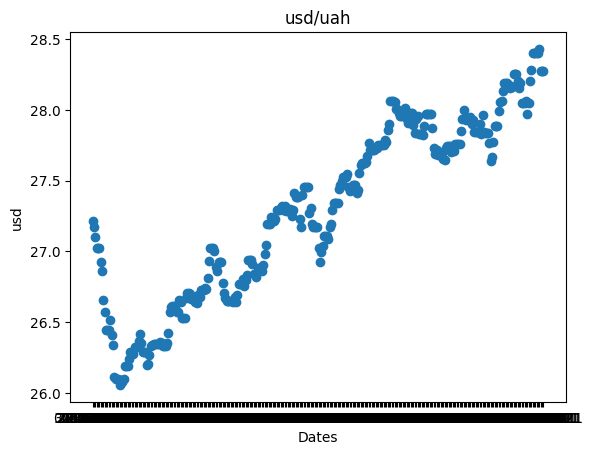

Recreate this plot in Python.
import requests
import pprint
import csv
import logging
import boto3
from botocore.exceptions import ClientError
import os
import matplotlib.pyplot as plt
import json


def make_csv():
    a = requests.get("https://bank.gov.ua/NBUStatService/v1/statdirectory/exchange?json").json()
    b = a
    keys = list(b[0].keys())
    for i in b:
        date = str(i["exchangedate"])
        cc = str(i["cc"])
        rate = str(i["rate"])
        check = '{\n  "CC": {\n    "S": "' + cc + '"\n  },\n  "date": {\n    "S": "' + date + '"\n  },\n  "rate": {\n    "N": "' + rate + '"\n  }\n}'
        print(check)
    new_dict = {}
    for i in range(len(b) - 1):
        new_dict[f"{i}"] = b[i]

    """
    for i in range(len(b) - 1):
        new_dict[f"{i}"] = b[i]
    with open("1.json", "w", encoding="utf-8") as jsonfile:
        jsonfile.write(json.dumps(new_dict))
        pprint.pprint(new_dict)
    with open("1.csv", "w", encoding="utf-8") as csvfile:
        writer = csv.writer(csvfile)
        writer.writerow(a[0].keys())
        keys = list(a[0].keys())
        for i in a:
            temp_row = []
            for j in keys:
                temp_row.append(i[j])
            writer.writerow(temp_row)
    """


def upload_file(file_name, bucket, object_name=None):
    """Upload a file to an S3 bucket

    :param file_name: File to upload
    :param bucket: Bucket to upload to
    :param object_name: S3 object name. If not specified then file_name is used
    :return: True if file was uploaded, else False
    """

    # If S3 object_name was not specified, use file_name
    if object_name is None:
        object_name = os.path.basename(file_name)

    # Upload the file
    s3_client = boto3.client('s3')
    try:
        response = s3_client.upload_file(file_name, bucket, object_name)
    except ClientError as e:
        logging.error(e)
        return False
    return True


def download_file(file_name, bucket, object_name=None):
    import boto3

    s3 = boto3.client('s3')
    s3.download_file(bucket, file_name, file_name)


def make_function(startdate, enddate, valcode="usd"):
    a = requests.get(f"https://bank.gov.ua/NBU_Exchange/exchange_site?start={startdate}"
                     f"&end={enddate}&valcode={valcode}&sort=exchangedate&order=desc&json").json()

    xs, ys =[], []
    for i in range(len(a) - 1):
        xs.append(a[i]["exchangedate"])
        ys.append(a[i]["rate"])

    xys = list(zip(xs, ys))
    plt.scatter(*zip(*xys))
    # plt.plot(*zip(*xys))
    plt.xlabel('Dates')
    plt.ylabel(f'{valcode}')
    plt.title(f'{valcode}/uah')
    # plt.show()
    plt.savefig("1.png", bbox_inches='tight')
    plt.close()


if __name__ == "__main__":
    make_csv()
    # make_function("20210101", "20211201")
    # upload_file("1.png", "data11111111aads")
    # download_file("1.csv", "data11111111aads")
